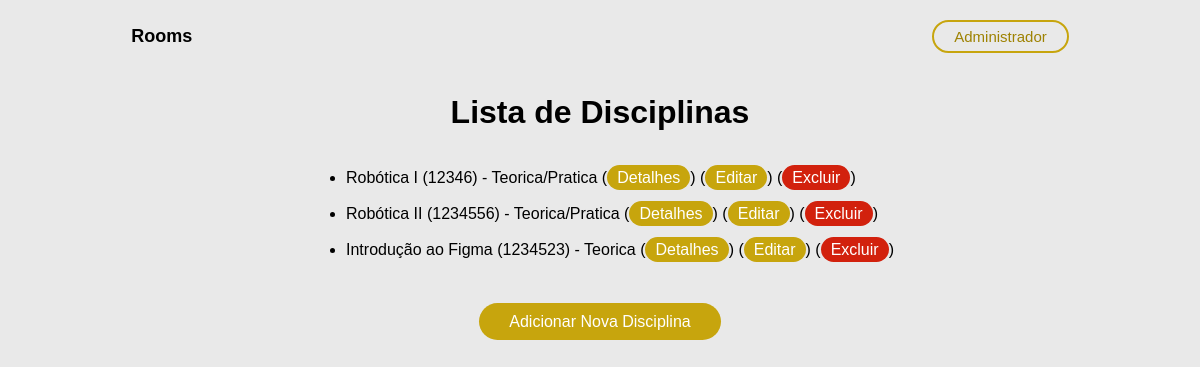
Page /disciplines/ on the committed database.
### core/models.py (models this page shows, shortened)
class Discipline(models.Model):
    discipline_id = models.AutoField(primary_key=True)
    discipline_name = models.CharField(max_length=30)
    discipline_code = models.CharField(max_length=10)
    discipline_mode = models.BooleanField(default=False)
    discipline_course = models.CharField(max_length=30)

### users/views.py (the view)
# urls.py: path('disciplines/', views.discipline_list, name='discipline_list'),
def discipline_list(request):
    disciplines = Discipline.objects.all()
    return render(request, 'discipline_list.html', {'disciplines': disciplines})

### templates/discipline_list.html (shortened to what this page needs)
{% load static %}
<!DOCTYPE html>
<html lang="en">
<head>
    <link rel="stylesheet" href="{% static 'css/list.css' %}" />
</head>
<body>
    <header>
        <div class="logo">Rooms</div>
        <div class="login">Administrador</div>
    </header>
    <h1>Lista de Disciplinas</h1>
    <div class="contentList">
        <ul>
            {% for discipline in disciplines %}
                <li>{{ discipline.discipline_name }} ({{ discipline.discipline_code }}) - {% if discipline.discipline_mode %}Teorica/Pratica{% else %}Teorica{% endif %}
                    (<a class="options" href="{% url 'discipline_detail' pk=discipline.pk %}">Detalhes</a>)
                    (<a class="options" href="{% url 'discipline_update' pk=discipline.pk %}">Editar</a>)
                    (<a class="optionsE" href="{% url 'discipline_delete' pk=discipline.pk %}">Excluir</a>)
                </li>
            <br>
            {% empty %}
                <li>Nenhuma disciplina encontrada.</li>
            {% endfor %}
        </ul>
    </div>
    <div class="alignA">
        <a class="return" href="{% url 'discipline_create' %}">Adicionar Nova Disciplina</a>
    </div>
</body>
</html>

### static/css/list.css (style rules this page uses)
body { margin: 0; font-family: "Montserrat", sans-serif; font-optical-sizing: auto; font-style: normal; background-color: #e9e9e9; }
header { display: flex; justify-content: center; align-items: center; padding: 20px 300px; background-color: #e9e9e9; }
.logo { font-size: 18px; font-weight: bold; margin-right: 700px; }
.login { margin-left: 40px; font-size: 15px; cursor: pointer; color: #9e8202; padding: 6px 20px; border: 2px solid #c7a50d; border-radius: 20px; background-color: transparent; transition: background-color 0.3s, color 0.3s; }
h1 { text-align: center; }
.alignA { margin-top: 20px; text-align: center; }
.return { padding: 10px 30px; font-size: 16px; color: #fff; background-color: #c7a50d; border: none; cursor: pointer; border-radius: 20px; transition: background-color 0.3s, color 0.3s; text-decoration: none; }
.options { padding: 4px 10px; font-size: 16px; color: #fff; background-color: #c7a50d; border: none; cursor: pointer; border-radius: 20px; transition: background-color 0.3s, color 0.3s; text-decoration: none; }
.optionsE { padding: 4px 10px; font-size: 16px; color: #fff; background-color: #d2210d; border: none; cursor: pointer; border-radius: 20px; transition: background-color 0.3s, color 0.3s; text-decoration: none; }
.contentList { display: flex; justify-content: center; }

### rows in the picture
Discipline: discipline_name "Robótica I", discipline_code "12346", discipline_mode "Teorica/Pratica"
Discipline: discipline_name "Robótica II", discipline_code "1234556", discipline_mode "Teorica/Pratica"
Discipline: discipline_name "Introdução ao Figma", discipline_code "1234523", discipline_mode "Teorica"
